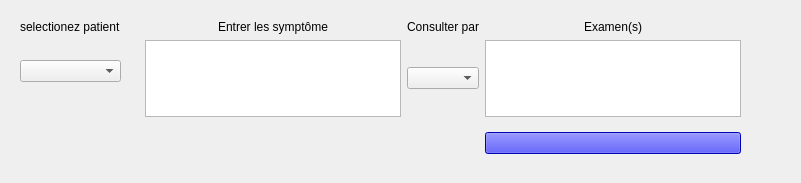
        <widget class="QWidget" name="widget_6" native="true">
         <layout class="QHBoxLayout" name="horizontalLayout_3">
          <item>
           <widget class="QWidget" name="widget_7" native="true">
            <layout class="QVBoxLayout" name="verticalLayout_3">
             <item>
              <widget class="QLabel" name="label_9">
               <property name="text">
                <string>selectionez patient</string>
               </property>
              </widget>
             </item>
             <item>
              <widget class="QLabel" name="label_10">
               <property name="text">
                <string/>
               </property>
               <property name="pixmap">
                <pixmap>../../../../../../../.designer/ressource/icon/032-microscopex64.png</pixmap>
               </property>
               <property name="alignment">
                <set>Qt::AlignCenter</set>
               </property>
              </widget>
             </item>
             <item>
              <widget class="QComboBox" name="liste_patient"/>
             </item>
             <item>
              <spacer name="verticalSpacer_3">
               <property name="orientation">
                <enum>Qt::Vertical</enum>
               </property>
               <property name="sizeHint" stdset="0">
                <size>
                 <width>20</width>
                 <height>40</height>
                </size>
               </property>
              </spacer>
             </item>
            </layout>
           </widget>
          </item>
          <item>
           <widget class="QWidget" name="widget_8" native="true">
            <layout class="QGridLayout" name="gridLayout_3">
             <item row="0" column="0">
              <widget class="QLabel" name="label_11">
               <property name="text">
                <string>Entrer les symptôme</string>
               </property>
               <property name="alignment">
                <set>Qt::AlignCenter</set>
               </property>
              </widget>
             </item>
             <item row="1" column="1">
              <widget class="QComboBox" name="liste_docteur"/>
             </item>
             <item row="3" column="2">
              <widget class="QPushButton" name="btn_add">
               <property name="styleSheet">
                <string notr="true">background-color: blue;
color: rgb(255, 255, 255);

</string>
               </property>
               <property name="text">
                <string/>
               </property>
               <property name="icon">
                <iconset>
                 <normaloff>../../../../../../../.designer/ressource/icon/ok.png</normaloff>../../../../../../../.designer/ressource/icon/ok.png</iconset>
               </property>
               <property name="iconSize">
                <size>
                 <width>17</width>
                 <height>24</height>
                </size>
               </property>
              </widget>
             </item>
             <item row="1" column="0">
              <widget class="QPlainTextEdit" name="symptome">
               <property name="maximumSize">
                <size>
                 <width>16777215</width>
                 <height>77</height>
                </size>
               </property>
              </widget>
             </item>
             <item row="0" column="2">
              <widget class="QLabel" name="label_15">
               <property name="text">
                <string>Examen(s)</string>
               </property>
               <property name="alignment">
                <set>Qt::AlignCenter</set>
               </property>
              </widget>
             </item>
             <item row="0" column="1">
              <widget class="QLabel" name="label_24">
               <property name="text">
                <string>Consulter par</string>
               </property>
               <property name="alignment">
                <set>Qt::AlignCenter</set>
               </property>
              </widget>
             </item>
             <item row="3" column="0">
              <spacer name="verticalSpacer_2">
               <property name="orientation">
                <enum>Qt::Vertical</enum>
               </property>
               <property name="sizeHint" stdset="0">
                <size>
                 <width>20</width>
                 <height>40</height>
                </size>
               </property>
              </spacer>
             </item>
             <item row="1" column="2">
              <widget class="QTextEdit" name="examen">
               <property name="maximumSize">
                <size>
                 <width>16777215</width>
                 <height>77</height>
                </size>
               </property>
              </widget>
             </item>
             <item row="3" column="3">
              <spacer name="horizontalSpacer_2">
               <property name="orientation">
                <enum>Qt::Horizontal</enum>
               </property>
               <property name="sizeHint" stdset="0">
                <size>
                 <width>40</width>
                 <height>20</height>
                </size>
               </property>
              </spacer>
             </item>
            </layout>
           </widget>
          </item>
         </layout>
        </widget>
